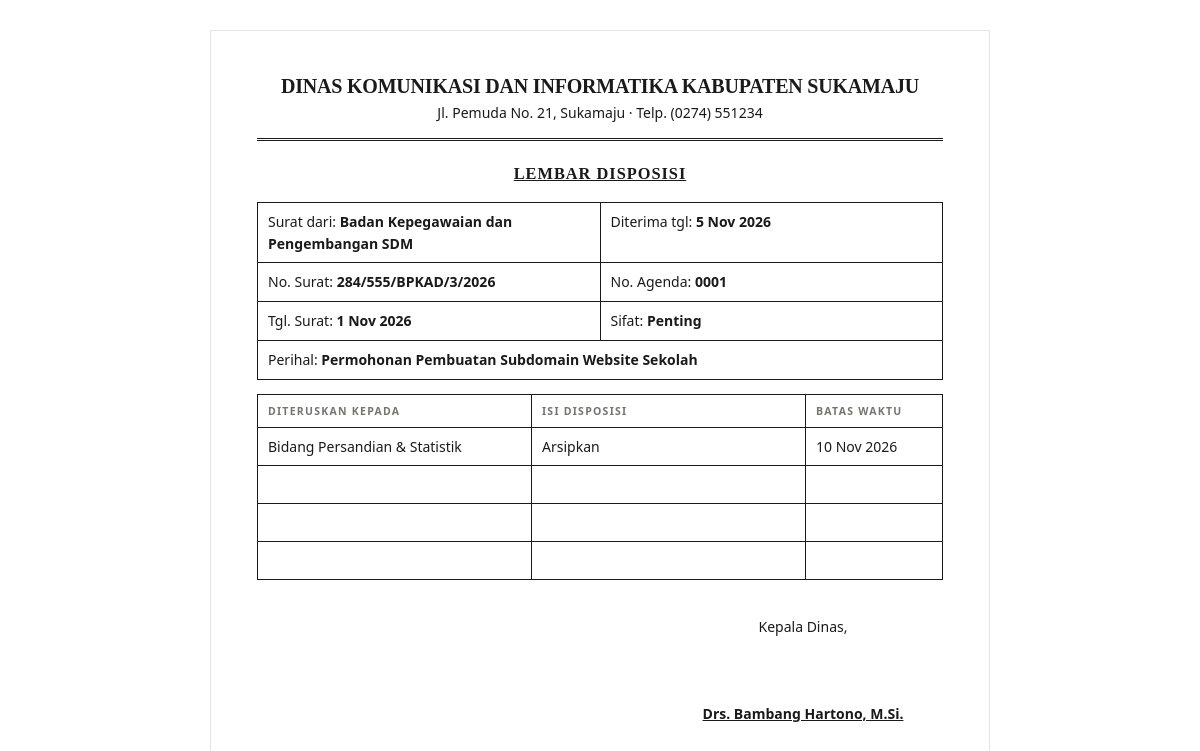
The app's page /index.php?page=masuk.lembar&id=154 (signed in) with its own data.
### tables this page shows
CREATE TABLE pengaturan (
  id INT PRIMARY KEY,
  nama_instansi VARCHAR(150) NOT NULL,
  kode_instansi VARCHAR(30) NOT NULL,
  alamat VARCHAR(255),
  telepon VARCHAR(30),
  pimpinan VARCHAR(100),
  jabatan_pimpinan VARCHAR(100)
);

CREATE TABLE surat_masuk (
  id INT AUTO_INCREMENT PRIMARY KEY,
  no_agenda VARCHAR(10) NOT NULL,
  no_surat VARCHAR(100) NOT NULL,
  tgl_surat DATE NOT NULL,
  tgl_terima DATE NOT NULL,
  asal VARCHAR(150) NOT NULL,
  perihal VARCHAR(255) NOT NULL,
  klasifikasi_id INT,
  sifat ENUM('Biasa','Penting','Segera','Rahasia') NOT NULL DEFAULT 'Biasa',
  lampiran VARCHAR(50),
  file VARCHAR(100),
  status ENUM('baru','didisposisi','selesai') NOT NULL DEFAULT 'baru',
  user_id INT,
  created_at TIMESTAMP DEFAULT CURRENT_TIMESTAMP,
  INDEX (tgl_terima),
  FOREIGN KEY (klasifikasi_id) REFERENCES klasifikasi(id) ON DELETE SET NULL,
  FOREIGN KEY (user_id) REFERENCES users(id) ON DELETE SET NULL
);

CREATE TABLE disposisi (
  id INT AUTO_INCREMENT PRIMARY KEY,
  surat_masuk_id INT NOT NULL,
  dari_user_id INT,
  ke_bagian_id INT NOT NULL,
  instruksi VARCHAR(100) NOT NULL,
  catatan TEXT,
  batas_waktu DATE,
  status ENUM('belum','dibaca','selesai') NOT NULL DEFAULT 'belum',
  tanggapan TEXT,
  created_at TIMESTAMP DEFAULT CURRENT_TIMESTAMP,
  FOREIGN KEY (surat_masuk_id) REFERENCES surat_masuk(id) ON DELETE CASCADE,
  FOREIGN KEY (dari_user_id) REFERENCES users(id) ON DELETE SET NULL,
  FOREIGN KEY (ke_bagian_id) REFERENCES bagian(id)
);

CREATE TABLE bagian (
  id INT AUTO_INCREMENT PRIMARY KEY,
  nama VARCHAR(100) NOT NULL
);

### index.php (called while the page is built, shortened)
<?php
require __DIR__ . '/includes/bootstrap.php';
$routes = [
    'login'            => 'pages/login.php',
    'logout'           => 'pages/logout.php',
    'dashboard'        => 'pages/dashboard.php',
    'masuk'            => 'pages/masuk/index.php',
    'masuk.form'       => 'pages/masuk/form.php',
    'masuk.detail'     => 'pages/masuk/detail.php',
    'masuk.hapus'      => 'pages/masuk/hapus.php',
    'masuk.lembar'     => 'pages/masuk/lembar.php',
    'keluar'           => 'pages/keluar/index.php',
    'keluar.form'      => 'pages/keluar/form.php',
    'keluar.hapus'     => 'pages/keluar/hapus.php',
    'disposisi'        => 'pages/disposisi/index.php',
    'disposisi.simpan' => 'pages/disposisi/simpan.php',
    'disposisi.respon' => 'pages/disposisi/respon.php',
    'agenda'           => 'pages/agenda.php',
    'master'           => 'pages/master/index.php',
    'berkas'           => 'pages/berkas.php',
];
$page = $_GET['page'] ?? 'dashboard';
require __DIR__ . '/' . $routes[$page];

### includes/bootstrap.php (called while the page is built, shortened)
<?php
function db(): PDO
{
    static $pdo = null;
    if ($pdo === null) {
        $c = require __DIR__ . '/../config/database.php';
        $dsn = "mysql:host={$c['host']};port={$c['port']};dbname={$c['database']};charset=utf8mb4";
        try {
            $pdo = new PDO($dsn, $c['username'], $c['password'], [
                PDO::ATTR_ERRMODE => PDO::ERRMODE_EXCEPTION,
                PDO::ATTR_DEFAULT_FETCH_MODE => PDO::FETCH_ASSOC,
            ]);
        } catch (PDOException $e) {
            die('<h3>Koneksi database gagal.</h3><p>Cek config/database.php dan pastikan database <b>'
                . htmlspecialchars($c['database']) . '</b> sudah di-import.</p>');
        }
    }
    return $pdo;
}
function q(string $sql, array $params = []): PDOStatement
{
    $st = db()->prepare($sql);
    $st->execute($params);
    return $st;
}
function e($v): string
{
    return htmlspecialchars((string) $v, ENT_QUOTES, 'UTF-8');
}
function tgl($date): string
{
    $bulan = ['', 'Jan', 'Feb', 'Mar', 'Apr', 'Mei', 'Jun', 'Jul', 'Agu', 'Sep', 'Okt', 'Nov', 'Des'];
    $t = strtotime($date);
    return date('j', $t) . ' ' . $bulan[(int) date('n', $t)] . ' ' . date('Y', $t);
}
function setting(): array
{
    static $s = null;
    return $s ??= q('SELECT * FROM pengaturan WHERE id = 1')->fetch() ?: [];
}

### pages/masuk/lembar.php (the view, shortened to what this page needs)
<?php
$id = (int) ($_GET['id'] ?? 0);
$s = q('SELECT s.*, k.kode, k.nama klas FROM surat_masuk s LEFT JOIN klasifikasi k ON k.id = s.klasifikasi_id WHERE s.id = ?', [$id])->fetch();
$disposisi = q('SELECT d.*, b.nama bagian FROM disposisi d JOIN bagian b ON b.id = d.ke_bagian_id WHERE d.surat_masuk_id = ? ORDER BY d.id', [$id])->fetchAll();
$set = setting();
?>
<!DOCTYPE html>
<html lang="id">
<head><meta charset="UTF-8"><title>Lembar Disposisi <?= e($s['no_agenda']) ?></title><link rel="stylesheet" href="assets/css/style.css"></head>
<body style="background:#fff;padding:30px 16px" onload="window.print()">
<div class="sheet">
    <div class="sheet-head">
        <h2><?= e($set['nama_instansi']) ?></h2>
        <div><?= e($set['alamat']) ?> · Telp. <?= e($set['telepon']) ?></div>
    </div>
    <h3>LEMBAR DISPOSISI</h3>
    <table>
        <tr><td style="width:50%">Surat dari: <b><?= e($s['asal']) ?></b></td><td>Diterima tgl: <b><?= tgl($s['tgl_terima']) ?></b></td></tr>
        <tr><td>No. Surat: <b><?= e($s['no_surat']) ?></b></td><td>No. Agenda: <b><?= e($s['no_agenda']) ?></b></td></tr>
        <tr><td>Tgl. Surat: <b><?= tgl($s['tgl_surat']) ?></b></td><td>Sifat: <b><?= e($s['sifat']) ?></b></td></tr>
        <tr><td colspan="2">Perihal: <b><?= e($s['perihal']) ?></b></td></tr>
    </table>
    <table style="margin-top:14px">
        <thead><tr><th style="width:40%">Diteruskan kepada</th><th>Isi disposisi</th><th style="width:20%">Batas waktu</th></tr></thead>
        <tbody>
        <?php foreach ($disposisi as $d): ?>
            <tr><td><?= e($d['bagian']) ?></td><td><?= e($d['instruksi']) ?><?= $d['catatan'] ? '<br>' . e($d['catatan']) : '' ?></td><td><?= tgl($d['batas_waktu']) ?></td></tr>
        <?php endforeach; ?>
        <?php for ($i = count($disposisi); $i < 4; $i++): ?><tr><td style="height:38px"></td><td></td><td></td></tr><?php endfor; ?>
        </tbody>
    </table>
    <div style="margin-top:36px;margin-left:auto;width:280px;text-align:center">
        <?= e($set['jabatan_pimpinan']) ?>,<br><br><br><br>
        <b style="text-decoration:underline"><?= e($set['pimpinan']) ?></b>
    </div>
</div>
</body>
</html>

### assets/css/style.css (style rules this page uses)
:root { --paper: #ffffff; --bg: #faf9f7; --ink: #1a1a1a; --muted: #77736d; --line: #e7e3dd; --line-strong: #1a1a1a; --accent: #8b1e2d; --accent-soft: #f6eaec; --green: #2f6b3a; --green-soft: #eaf3ec; --amber: #94600c; --amber-soft: #f8f0e0; --red: #a61b1b; --red-soft: #f9e9e9; --blue: #2b4f81; --blue-soft: #e9eff7; --gray: #5c5852; --gray-soft: #f0eeea; --serif: "Iowan Old Style", "Palatino Linotype", Palatino, Georgia, "Times New Roman", serif; --sans: "Segoe UI", system-ui, -apple-system, "Helvetica Neue", Arial, sans-serif; }
* { box-sizing: border-box; }
body { margin: 0; background: var(--bg); color: var(--ink); font: 14px/1.55 var(--sans); }
h1, h2, h3 { font-family: var(--serif); font-weight: 600; letter-spacing: -.01em; }
table { width: 100%; border-collapse: collapse; }
th { text-align: left; font-size: 10.5px; letter-spacing: .12em; text-transform: uppercase; color: var(--muted); font-weight: 600; padding: 12px 22px; border-bottom: 1px solid var(--line-strong); }
td { padding: 14px 22px; border-bottom: 1px solid var(--line); vertical-align: top; }
.sheet { max-width: 780px; margin: 0 auto; background: var(--paper); border: 1px solid var(--line); padding: 40px 46px; }
.sheet-head { text-align: center; border-bottom: 3px double var(--ink); padding-bottom: 14px; margin-bottom: 20px; }
.sheet-head h2 { margin: 0; font-size: 20px; text-transform: uppercase; }
.sheet table td, .sheet table th { border: 1px solid var(--ink); padding: 8px 10px; }
.sheet h3 { text-align: center; text-decoration: underline; margin: 0 0 16px; letter-spacing: .06em; }

### records on screen
pengaturan: nama_instansi "DINAS KOMUNIKASI DAN INFORMATIKA KABUPATEN SUKAMAJU", alamat "Jl. Pemuda No. 21, Sukamaju", telepon "(0274) 551234", jabatan_pimpinan "Kepala Dinas", pimpinan "Drs. Bambang Hartono, M.Si."
surat_masuk: asal "Badan Kepegawaian dan Pengembangan SDM", tgl_terima "5 Nov 2026", no_surat "284/555/BPKAD/3/2026", no_agenda "0001", tgl_surat "1 Nov 2026", sifat "Penting", perihal "Permohonan Pembuatan Subdomain Website Sekolah"
disposisi: ke_bagian.nama "Bidang Persandian & Statistik", instruksi "Arsipkan", batas_waktu "10 Nov 2026"
